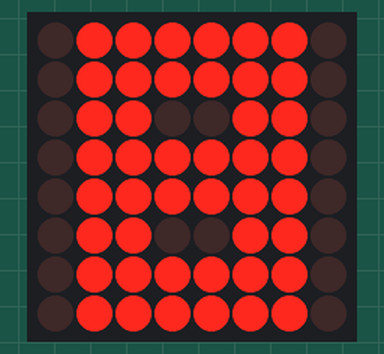
A sketch run on a simulated Arduino Uno, built with avr-gcc and run on an emulated ATmega328P. Parts: 8×8 LED matrix.

Above: at 0.1 s.
At 1.1 s:
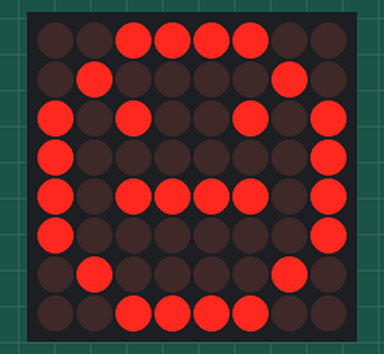
At 2.1 s:
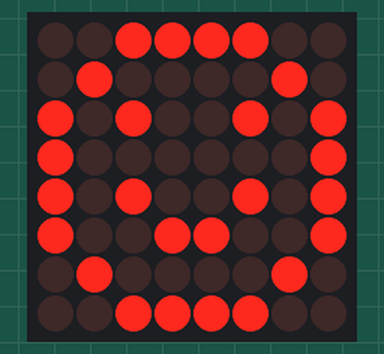

The sketch:

max7219.ino
```cpp
#include <LedControl.h>

int DIN = 12;

int CS = 11;

int CLK = 10;

byte e[8] = {0x7C, 0x7C, 0x60, 0x7C, 0x7C, 0x60, 0x7C, 0x7C}; //E

byte d[8] = {0x78, 0x7C, 0x66, 0x66, 0x66, 0x66, 0x7C, 0x78}; //D

byte u[8] = {0x66, 0x66, 0x66, 0x66, 0x66, 0x66, 0x7E, 0x7E}; //U

byte c[8] = {0x7E, 0x7E, 0x60, 0x60, 0x60, 0x60, 0x7E, 0x7E}; //C

byte eight[8] = {0x7E, 0x7E, 0x66, 0x7E, 0x7E, 0x66, 0x7E, 0x7E}; //8

byte s[8] = {0x7E, 0x7C, 0x60, 0x7C, 0x3E, 0x06, 0x3E, 0x7E}; //S

byte dot[8] = {0x00, 0x00, 0x00, 0x00, 0x00, 0x00, 0x18, 0x18}; //。

byte o[8] = {0x7E, 0x7E, 0x66, 0x66, 0x66, 0x66, 0x7E, 0x7E}; //O

byte m[8] = {0xE7, 0xFF, 0xFF, 0xDB, 0xDB, 0xDB, 0xC3, 0xC3}; //M

LedControl lc = LedControl(DIN, CLK, CS, 1);

void setup() {

  lc.shutdown(0, false); //启动时,MAX72XX处于省电模式

  lc.setIntensity(0, 8); //将亮度设置为最大值

  lc.clearDisplay(0); //清除显示

}

void loop() {

  byte smile[8] = {0x3C, 0x42, 0xA5, 0x81, 0xA5, 0x99, 0x42, 0x3C}; //笑脸

  byte neutral[8] = {0x3C, 0x42, 0xA5, 0x81, 0xBD, 0x81, 0x42, 0x3C}; //标准脸


  printByte(eight);//显示8

  delay(1000);//延时1秒

  printByte(neutral);//显示标准脸

  delay(1000);

  printByte(smile);//显示标准脸

  delay(1000);

}

//点阵显示函数

void printByte(byte character [])

{

  int i = 0;

  for (i = 0; i < 8; i++)

  {

    lc.setRow(0, i, character[i]); //show one row a time

  }

}
```

Measured:
- by itself, everything shown: repeats every 3.0 s, in 3 steps
- what the display in image 1 shows lasts 1.0 s, from 1.0 s to 2.0 s
